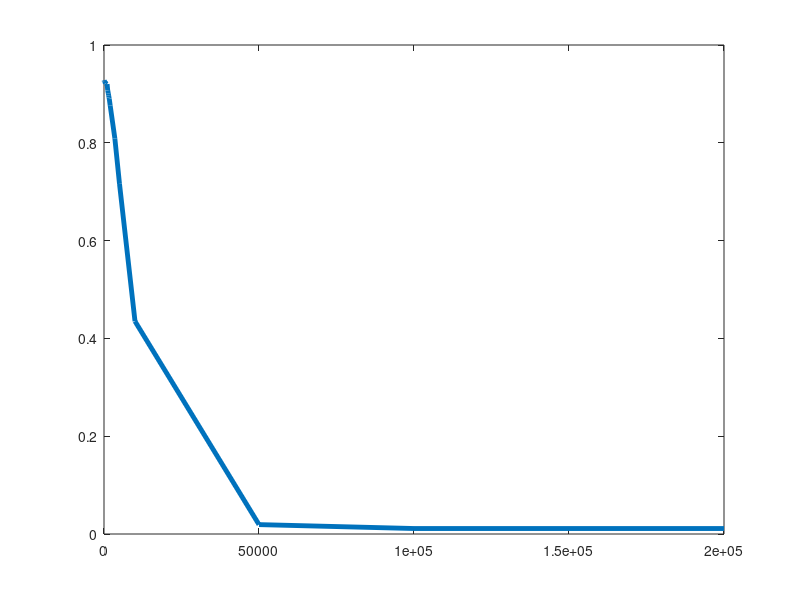

MATLAB code for this plot: (Note: this script raises an error after producing the figure.)
clear all;

x = [20 100 500 1000 1200 1400 1500 1600 1700 2000 3500 5000 10000 50000 100000 200000];
y = [0.928 0.926 0.922 0.920 .907 0.901 0.897 0.893 0.890 0.876 0.809 0.716 0.435 0.0192 0.0112 0.0112];
%%y = [10.61 9.588 9.39 8.768 7.665 6.703 5.77 4.865 3.9597 .735 .0849 .034 0.034 .034 .011 ];

plot(x,y,'LineWidth',3.5)
p = polyfit(x,y)
grid on, axis equal
xlabel('Voltage,V_D(volt)'),ylabel('Current,I_f(mA)');
title('Voltage across vs Current through Diode')
axis([0 1.2 0 1.3])
